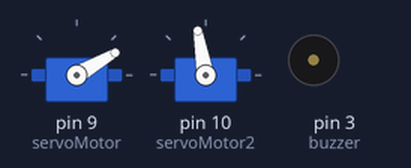
The sketch below on a simulated Arduino Uno, built with avr-gcc and run on an emulated ATmega328P. On the bench: 2 × servo, buzzer (waves = sounding).

Above: at 0.8 s.
At 1.9 s:
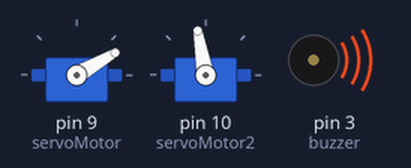
At 3.8 s:
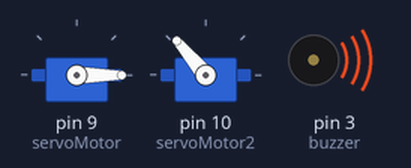
At 7.9 s:
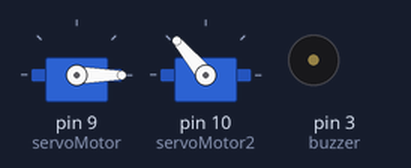
Timing chart, 0 to 9.4 s (numbered marks = the images above):
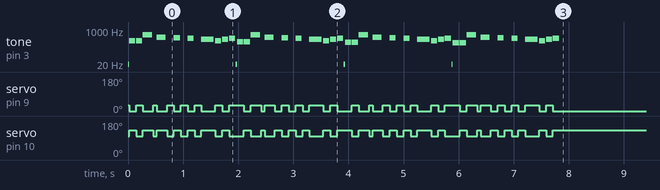

The sketch:

diometutorial2.ino
```cpp
//Entra a https://github.com/robsoncouto/arduino-songs para explicaciones del codigo del buzzer :p

#include <SPI.h>
#include <Wire.h>
#include <Adafruit_GFX.h>
#include <Adafruit_SH1106.h>
#include <Fonts/FreeMonoBoldOblique24pt7b.h>
#include <Servo.h>

Servo servoMotor;
Servo servoMotor2;

#define NOTE_B0  31
#define NOTE_C1  33
#define NOTE_CS1 35
#define NOTE_D1  37
#define NOTE_DS1 39
#define NOTE_E1  41
#define NOTE_F1  44
#define NOTE_FS1 46
#define NOTE_G1  49
#define NOTE_GS1 52
#define NOTE_A1  55
#define NOTE_AS1 58
#define NOTE_B1  62
#define NOTE_C2  65
#define NOTE_CS2 69
#define NOTE_D2  73
#define NOTE_DS2 78
#define NOTE_E2  82
#define NOTE_F2  87
#define NOTE_FS2 93
#define NOTE_G2  98
#define NOTE_GS2 104
#define NOTE_A2  110
#define NOTE_AS2 117
#define NOTE_B2  123
#define NOTE_C3  131
#define NOTE_CS3 139
#define NOTE_D3  147
#define NOTE_DS3 156
#define NOTE_E3  165
#define NOTE_F3  175
#define NOTE_FS3 185
#define NOTE_G3  196
#define NOTE_GS3 208
#define NOTE_A3  220
#define NOTE_AS3 233
#define NOTE_B3  247
#define NOTE_C4  262
#define NOTE_CS4 277
#define NOTE_D4  294
#define NOTE_DS4 311
#define NOTE_E4  330
#define NOTE_F4  349
#define NOTE_FS4 370
#define NOTE_G4  392
#define NOTE_GS4 415
#define NOTE_A4  440
#define NOTE_AS4 466
#define NOTE_B4  494
#define NOTE_C5  523
#define NOTE_CS5 554
#define NOTE_D5  587
#define NOTE_DS5 622
#define NOTE_E5  659
#define NOTE_F5  698
#define NOTE_FS5 740
#define NOTE_G5  784
#define NOTE_GS5 831
#define NOTE_A5  880
#define NOTE_AS5 932
#define NOTE_B5  988
#define NOTE_C6  1047
#define NOTE_CS6 1109
#define NOTE_D6  1175
#define NOTE_DS6 1245
#define NOTE_E6  1319
#define NOTE_F6  1397
#define NOTE_FS6 1480
#define NOTE_G6  1568
#define NOTE_GS6 1661
#define NOTE_A6  1760
#define NOTE_AS6 1865
#define NOTE_B6  1976
#define NOTE_C7  2093
#define NOTE_CS7 2217
#define NOTE_D7  2349
#define NOTE_DS7 2489
#define NOTE_E7  2637
#define NOTE_F7  2794
#define NOTE_FS7 2960
#define NOTE_G7  3136
#define NOTE_GS7 3322
#define NOTE_A7  3520
#define NOTE_AS7 3729
#define NOTE_B7  3951
#define NOTE_C8  4186
#define NOTE_CS8 4435
#define NOTE_D8  4699
#define NOTE_DS8 4978
#define REST      0


// Velocidad de la canción
int tempo = 120;

// El pin del buzzer
int buzzer = 3;

// El orden del arreglo es la nota y luego su duración .
// Es necesario saber un poquito de partituras en la música
// un 4 Significa una nota negra, 8 una corchea , 16 una semicorchea
// poner un numero negativo, significa una nota con punto,

int melody[] = {

  //TUTU TI TU TU TU TU TURURU
  14, 99,
  NOTE_D4, 16, NOTE_D4, 16, NOTE_D5, -16,REST, 32, NOTE_A4, -16, REST, 16, NOTE_GS4, 16,REST, 16,  NOTE_G4, 16,REST, 16,  NOTE_F4, 8,  NOTE_D4, 16,
  NOTE_F4,16, NOTE_G4,16,

  //TURU TI TU TU TU TU TURURU
  14, 98,
  NOTE_C4, 16, NOTE_C4, 16, NOTE_D5, -16,REST, 32, NOTE_A4, -16, REST, 16, NOTE_GS4, 16,REST, 16,  NOTE_G4, 16,REST, 16,  NOTE_F4, 8,  NOTE_D4, 16,
  NOTE_F4,16, NOTE_G4,16,

  //TURU TI TU TU TU TU TURURU
  14, 99,
  NOTE_B3, 16, NOTE_B3, 16, NOTE_D5, -16,REST, 32, NOTE_A4, -16, REST, 16, NOTE_GS4, 16,REST, 16,  NOTE_G4, 16,REST, 16,  NOTE_F4, 8,  NOTE_D4, 16,
  NOTE_F4,16, NOTE_G4,16,

  14, 98,
  //TURU TI TU TU TU TU TURURU
  NOTE_AS3, 16, NOTE_AS3, 16, NOTE_D5, -16,REST, 32, NOTE_A4, -16, REST, 16, NOTE_GS4, 16,REST, 16,  NOTE_G4, 16,REST, 16,  NOTE_F4, 8,  NOTE_D4, 16,
  NOTE_F4,16, NOTE_G4,16,
};

int notes = sizeof(melody) / sizeof(melody[0]) / 2;
int wholenote = (60000 * 4) / tempo;
int divider = 0, noteDuration = 0;

void setup() {


  servoMotor.attach(9);
  servoMotor2.attach(10);
  servoMotor.write(50);
  servoMotor2.write(50);

  int counter = 0;
  bool ledcontrol = false;

  //Loop que itera y toca las notas
  for (int thisNote = 0; thisNote < notes * 2; thisNote = thisNote + 2) {
    divider = melody[thisNote + 1];
    if (divider > 0) {
      noteDuration = (wholenote) / divider;
    } else if (divider < 0) {
      noteDuration = (wholenote) / abs(divider);
      noteDuration *= 1.5;
    }
    tone(buzzer, melody[thisNote], noteDuration*0.9);

     ledcontrol = !ledcontrol;
        if(ledcontrol){
          servoMotor.write(30);
          servoMotor2.write(100);
        }else{
          servoMotor.write(0);
          servoMotor2.write(130);
        }

    delay(noteDuration);
    noTone(buzzer);
  }
}

void loop() {
}
```
